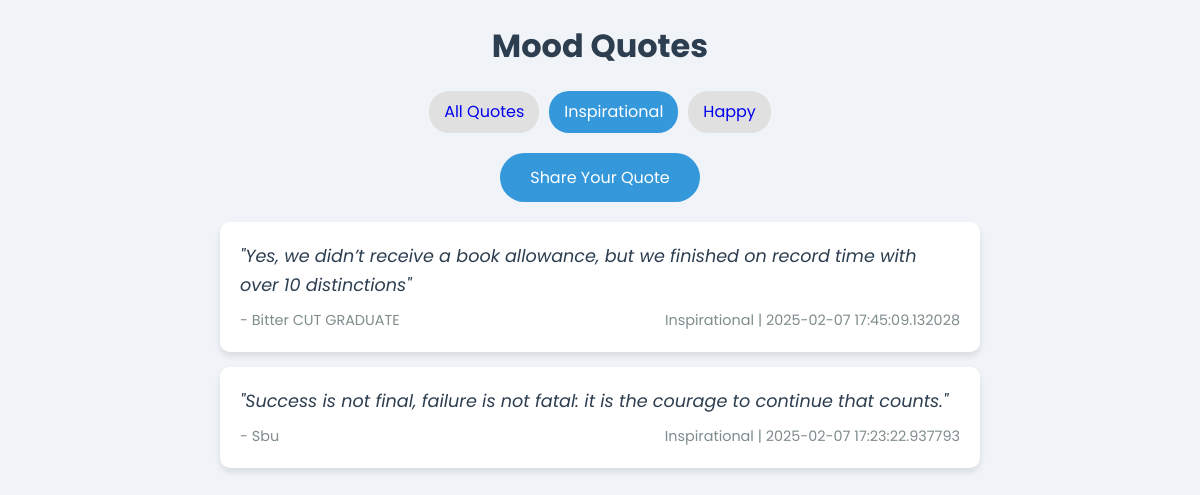
/?mood=Inspirational, run on the app's committed database.
### tables this page shows
CREATE TABLE quotes
                 (id INTEGER PRIMARY KEY AUTOINCREMENT,
                  content TEXT NOT NULL,
                  mood TEXT,
                  author TEXT,
                  timestamp DATETIME);

### app.py (the view)
@app.route('/')
def index():
    mood_filter = request.args.get('mood', '')
    conn = sqlite3.connect('quotes.db')
    c = conn.cursor()
    if mood_filter:
        c.execute(
            "SELECT content, mood, author, timestamp FROM quotes WHERE mood = ? ORDER BY timestamp DESC", (mood_filter,))
    else:
        c.execute(
            "SELECT content, mood, author, timestamp FROM quotes ORDER BY timestamp DESC")
    quotes = c.fetchall()
    c.execute("SELECT DISTINCT mood FROM quotes")
    available_moods = [mood[0] for mood in c.fetchall()]
    conn.close()
    return render_template('index.html', quotes=quotes, available_moods=available_moods, selected_mood=mood_filter)

### templates/index.html (shortened to what this page needs)
<!DOCTYPE html>
<html lang="en">
<head>
</head>
<body>
    <div class="container">
        <h1 style="text-align: center; margin-bottom: 20px;">Mood Quotes</h1>
        <div class="mood-filters">
            <a href="{{ url_for('index') }}" class="mood-btn {% if not selected_mood %}active{% endif %}">All Quotes</a>
            {% for mood in available_moods %}
            <a href="{{ url_for('index', mood=mood) }}" class="mood-btn {% if selected_mood == mood %}active{% endif %}">
                {{ mood }}
            </a>
            {% endfor %}
        </div>
        <a href="{{ url_for('add_quote') }}" class="add-quote-btn">Share Your Quote</a>
        {% for quote, mood, author, timestamp in quotes %}
        <div class="quote-card">
            <p class="quote-text">"{{ quote }}"</p>
            <div class="quote-meta">
                <span>- {{ author or 'Anonymous' }}</span>
                <span>{{ mood }} | {{ timestamp }}</span>
            </div>
        </div>
        {% endfor %}
    </div>
</body>
</html>

### templates/index.html (style rules this page uses)
:root { --bg-color: #f0f4f8; --card-color: #ffffff; --text-color: #2c3e50; --accent-color: #3498db; --soft-shadow: 0 4px 6px rgba(0,0,0,0.1); }
* { margin: 0; padding: 0; box-sizing: border-box; }
body { font-family: 'Poppins', sans-serif; background-color: var(--bg-color); color: var(--text-color); line-height: 1.6; }
.container { max-width: 800px; margin: 0 auto; padding: 20px; }
.mood-filters { display: flex; justify-content: center; flex-wrap: wrap; gap: 10px; margin-bottom: 20px; }
.mood-btn { padding: 8px 15px; border: none; border-radius: 20px; background-color: #e0e0e0; cursor: pointer; transition: all 0.3s ease; text-decoration: none; }
.mood-btn.active, .mood-btn:hover { background-color: var(--accent-color); color: white; }
.quote-card { background-color: var(--card-color); border-radius: 10px; padding: 20px; margin-bottom: 15px; box-shadow: var(--soft-shadow); transition: transform 0.3s ease; }
.quote-text { font-size: 1.1rem; margin-bottom: 10px; font-style: italic; }
.quote-meta { display: flex; justify-content: space-between; color: #7f8c8d; font-size: 0.9rem; }
.add-quote-btn { display: block; width: 200px; margin: 20px auto; padding: 12px; background-color: var(--accent-color); color: white; text-align: center; text-decoration: none; border-radius: 25px; transition: background-color 0.3s ease; }

### data on the page
quotes: content "Yes, we didn’t receive a book allowance, but we finished on record time with over 10 distinctions", author "Bitter CUT GRADUATE", mood "Inspirational", timestamp "2025-02-07 17:45:09.132028"
quotes: content "Success is not final, failure is not fatal: it is the courage to continue that counts.", author "Sbu", mood "Inspirational", timestamp "2025-02-07 17:23:22.937793"

### other printed values
{{ mood }} "Inspirational" "Happy"
